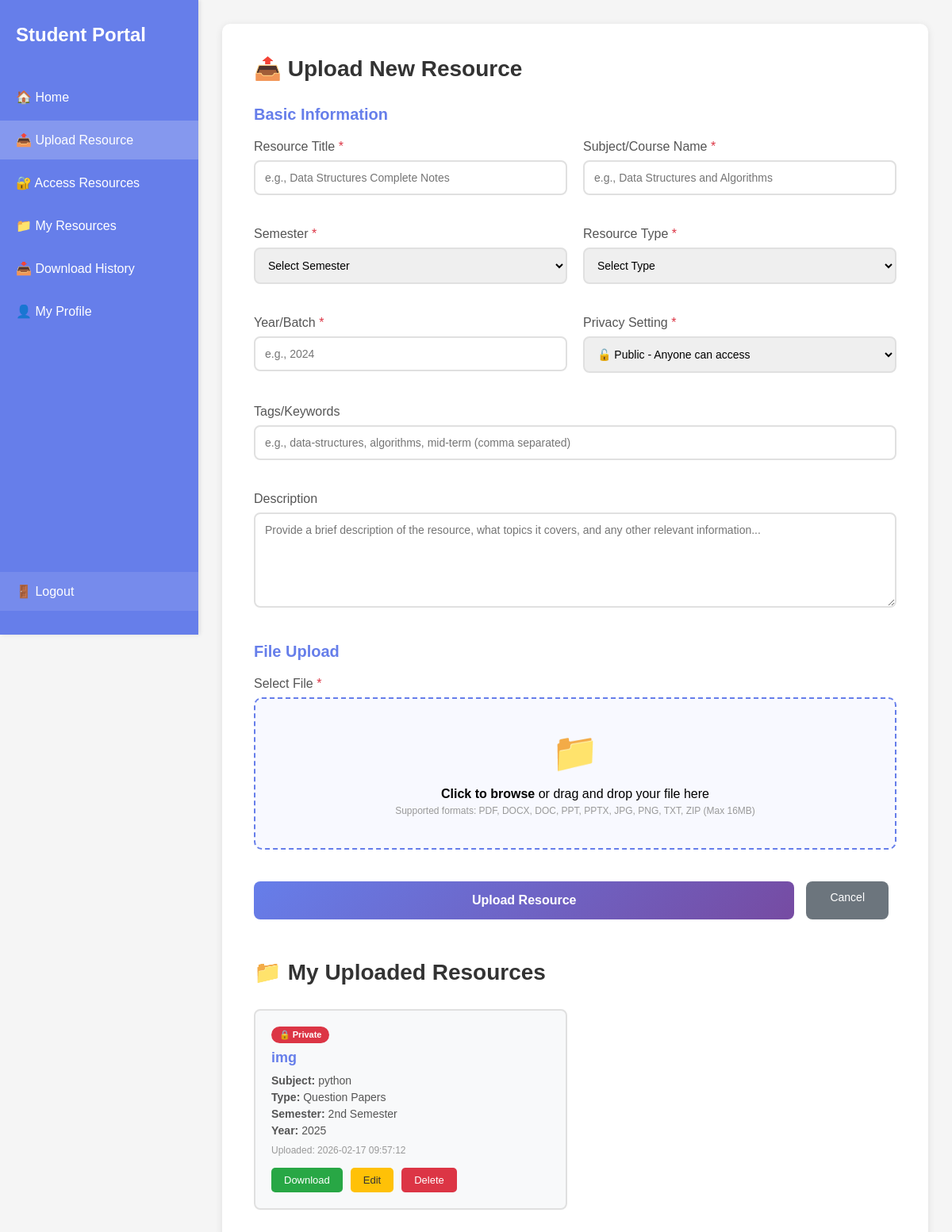
Page /upload_page (signed in) on the committed database.
### tables this page shows
CREATE TABLE resources (
            id INTEGER PRIMARY KEY AUTOINCREMENT,
            user_id INTEGER NOT NULL,
            title TEXT NOT NULL,
            subject TEXT NOT NULL,
            semester TEXT NOT NULL,
            resource_type TEXT NOT NULL,
            year_batch TEXT NOT NULL,
            description TEXT,
            tags TEXT,
            filename TEXT NOT NULL,
            original_filename TEXT NOT NULL,
            file_size INTEGER,
            upload_date TIMESTAMP DEFAULT CURRENT_TIMESTAMP, privacy TEXT DEFAULT 'Public',
            FOREIGN KEY (user_id) REFERENCES users (id)
        );

### app.py (the view)
@app.route('/upload_page')
def upload_page():
    if 'user' not in session:
        return redirect(url_for('login'))
    conn = get_db_connection()
    cursor = conn.cursor()
    cursor.execute('SELECT id FROM users WHERE email = ?', (session['user'],))
    user = cursor.fetchone()
    if not user:
        conn.close()
        return redirect(url_for('login'))
    cursor.execute('''
        SELECT * FROM resources
        WHERE user_id = ?
        ORDER BY upload_date DESC
    ''', (user['id'],))
    resources = [dict(row) for row in cursor.fetchall()]
    conn.close()
    return render_template('upload_page.html', resources=resources)

### app.py (called while the page is built)
def get_db_connection():
    conn = sqlite3.connect('users.db')
    conn.row_factory = sqlite3.Row
    return conn

### templates/upload_page.html (shortened to what this page needs)
<!DOCTYPE html>
<html lang="en">
<head>
</head>
<body>
    <div class="sidebar">
        <div class="nav-brand">Student Portal</div>
        <ul class="nav-menu">
            <li><a href="/dashboard">🏠 Home</a></li>
            <li><a href="/upload_page" class="active">📤 Upload Resource</a></li>
            <li><a href="/access_resources">🔐 Access Resources</a></li>
            <li><a href="/dashboard#uploaded">📁 My Resources</a></li>
            <li><a href="/dashboard#history">📥 Download History</a></li>
            <li><a href="/dashboard#profile">👤 My Profile</a></li>
            <li class="logout-item"><a href="/logout" class="logout-link">🚪 Logout</a></li>
        </ul>
    </div>
    <div class="main-content">
        <div class="content-box">
            <h2>📤 Upload New Resource</h2>
            <form method="POST" action="/upload_resource" enctype="multipart/form-data">
                <div class="form-section">
                    <h3>Basic Information</h3>
                    <div class="form-row">
                        <div class="form-group">
                            <label>Resource Title <span class="required">*</span></label>
                            <input type="text" name="title" required placeholder="e.g., Data Structures Complete Notes">
                        </div>
                        <div class="form-group">
                            <label>Subject/Course Name <span class="required">*</span></label>
                            <input type="text" name="subject" required placeholder="e.g., Data Structures and Algorithms">
                        </div>
                    </div>
                    <div class="form-row">
                        <div class="form-group">
                            <label>Semester <span class="required">*</span></label>
                            <select name="semester" required>
                                <option value="">Select Semester</option>
                            </select>
                        </div>
                        <div class="form-group">
                            <label>Resource Type <span class="required">*</span></label>
                            <select name="resource_type" required>
                                <option value="">Select Type</option>
                            </select>
                        </div>
                    </div>
                    <div class="form-row">
                        <div class="form-group">
                            <label>Year/Batch <span class="required">*</span></label>
                            <input type="text" name="year_batch" required placeholder="e.g., 2024">
                        </div>
                        <div class="form-group">
                            <label>Privacy Setting <span class="required">*</span></label>
                            <select name="privacy" required>
                                <option value="Public">🔓 Public - Anyone can access</option>
                            </select>
                        </div>
                    </div>
                    <div class="form-row">
                        <div class="form-group full-width">
                            <label>Tags/Keywords</label>
                            <input type="text" name="tags" placeholder="e.g., data-structures, algorithms, mid-term (comma separated)">
                        </div>
                    </div>
                    <div class="form-group full-width">
                        <label>Description</label>
                        <textarea name="description" placeholder="Provide a brief description of the resource, what topics it covers, and any other relevant information..."></textarea>
                    </div>
                </div>
                <div class="form-section">
                    <h3>File Upload</h3>
                    <div class="form-group">
                        <label>Select File <span class="required">*</span></label>
                        <div class="file-upload-area" onclick="document.getElementById('fileInput').click()">
                            <div class="file-upload-icon">📁</div>
                            <p id="fileName"><strong>Click to browse</strong> or drag and drop your file here</p>
                            <p class="file-info">Supported formats: PDF, DOCX, DOC, PPT, PPTX, JPG, PNG, TXT, ZIP (Max 16MB)</p>
                        </div>
                    </div>
                </div>
                <div class="form-actions">
                    <button type="submit" class="btn-primary">Upload Resource</button>
                    <a href="/dashboard" class="btn-secondary">Cancel</a>
                </div>
            </form>
            <div class="resources-section">
                <h2>📁 My Uploaded Resources</h2>
                {% if resources %}
                    <div class="resources-grid">
                        {% for resource in resources %}
                        <div class="resource-card">
                            <span class="privacy-badge {% if resource.privacy == 'Private' %}badge-private{% else %}badge-public{% endif %}">
                                {% if resource.privacy == 'Private' %}🔒 Private{% else %}🔓 Public{% endif %}
                            </span>
                            <h4>{{ resource.title }}</h4>
                            <p><strong>Subject:</strong> {{ resource.subject }}</p>
                            <p><strong>Type:</strong> {{ resource.resource_type }}</p>
                            <p><strong>Semester:</strong> {{ resource.semester }}</p>
                            <p><strong>Year:</strong> {{ resource.year_batch }}</p>
                            <p style="font-size: 12px; color: #999; margin-top: 10px;">Uploaded: {{ resource.upload_date }}</p>
                            <div class="resource-actions">
                                <a href="/download/{{ resource.id }}" class="btn-small btn-download">Download</a>
                                <button onclick="openEditModal({{ resource.id }})" class="btn-small btn-edit">Edit</button>
                                <a href="/delete_resource/{{ resource.id }}" onclick="return confirm('Are you sure you want to delete this resource?')" class="btn-small btn-delete">Delete</a>
                            </div>
                        </div>
                        {% endfor %}
                    </div>
                {% else %}
                    <div class="empty-state">
                        <h3>No resources uploaded yet</h3>
                        <p>Upload your first resource using the form above!</p>
                    </div>
                {% endif %}
            </div>
        </div>
    </div>
</body>
</html>

### templates/upload_page.html (style rules this page uses)
* { margin: 0; padding: 0; box-sizing: border-box; }
body { font-family: Arial, sans-serif; background: #f5f5f5; min-height: 100vh; }
.sidebar { position: fixed; left: 0; top: 0; width: 250px; height: 100vh; background: #667eea; padding: 30px 0; box-shadow: 2px 0 5px rgba(0,0,0,0.1); display: flex; flex-direction: column; z-index: 100; }
.nav-brand { color: white; font-size: 24px; font-weight: bold; padding: 0 20px; margin-bottom: 40px; }
.nav-menu { list-style: none; display: flex; flex-direction: column; gap: 5px; flex: 1; }
.nav-menu li a { color: white; text-decoration: none; padding: 15px 20px; display: block; transition: background 0.3s; }
.nav-menu li a:hover, .nav-menu li a.active { background: rgba(255,255,255,0.2); }
.logout-item { margin-top: auto; }
.logout-link { background: rgba(255,255,255,0.1); }
.main-content { margin-left: 250px; padding: 30px; }
.content-box { background: white; padding: 40px; border-radius: 10px; box-shadow: 0 2px 10px rgba(0,0,0,0.1); max-width: 900px; }
h2 { color: #333; margin-bottom: 30px; font-size: 28px; }
.form-section { margin-bottom: 40px; }
.form-section h3 { color: #667eea; margin-bottom: 20px; font-size: 20px; }
.form-row { display: grid; grid-template-columns: 1fr 1fr; gap: 20px; margin-bottom: 20px; }
.form-group { margin-bottom: 20px; }
.form-group.full-width { grid-column: 1 / -1; }
label { display: block; margin-bottom: 8px; color: #555; font-weight: 500; }
label .required { color: #dc3545; }
input, select, textarea { width: 100%; padding: 12px; border: 2px solid #e0e0e0; border-radius: 8px; font-size: 14px; transition: all 0.3s; }
textarea { resize: vertical; min-height: 120px; font-family: Arial, sans-serif; }
.file-upload-area { border: 2px dashed #667eea; border-radius: 10px; padding: 40px; text-align: center; background: #f8f9ff; cursor: pointer; transition: all 0.3s; margin-bottom: 10px; }
.file-upload-icon { font-size: 48px; margin-bottom: 15px; }
.file-info { font-size: 12px; color: #999; margin-top: 5px; }
.btn-primary { width: 100%; padding: 15px; background: linear-gradient(135deg, #667eea 0%, #764ba2 100%); color: white; border: none; border-radius: 8px; font-size: 16px; font-weight: 600; cursor: pointer; transition: all 0.3s; }
.btn-secondary { width: auto; padding: 12px 30px; background: #6c757d; color: white; border: none; border-radius: 8px; font-size: 14px; cursor: pointer; margin-right: 10px; text-decoration: none; display: inline-block; }
.form-actions { display: flex; gap: 15px; margin-top: 30px; }
.resources-section { margin-top: 50px; }
.resources-grid { display: grid; grid-template-columns: repeat(auto-fill, minmax(300px, 1fr)); gap: 20px; margin-top: 20px; }
.resource-card { background: #f8f9fa; padding: 20px; border-radius: 8px; border: 2px solid #e0e0e0; transition: all 0.3s; }
.resource-card h4 { color: #667eea; margin-bottom: 10px; font-size: 18px; }
.resource-card p { margin: 5px 0; color: #555; font-size: 14px; }
.privacy-badge { display: inline-block; padding: 4px 10px; border-radius: 15px; font-size: 11px; font-weight: 600; margin-bottom: 8px; }
.badge-private { background: #dc3545; color: white; }
.resource-actions { display: flex; gap: 10px; margin-top: 15px; }
.btn-small { padding: 8px 16px; border: none; border-radius: 5px; cursor: pointer; font-size: 13px; transition: all 0.3s; text-decoration: none; display: inline-block; }
.btn-download { background: #28a745; color: white; }
.btn-edit { background: #ffc107; color: #333; }
.btn-delete { background: #dc3545; color: white; }

### rows in the picture
resources: privacy "🔒 Private", title "img", subject "python", resource_type "Question Papers", semester "2nd Semester", year_batch "2025", upload_date "2026-02-17 09:57:12"
